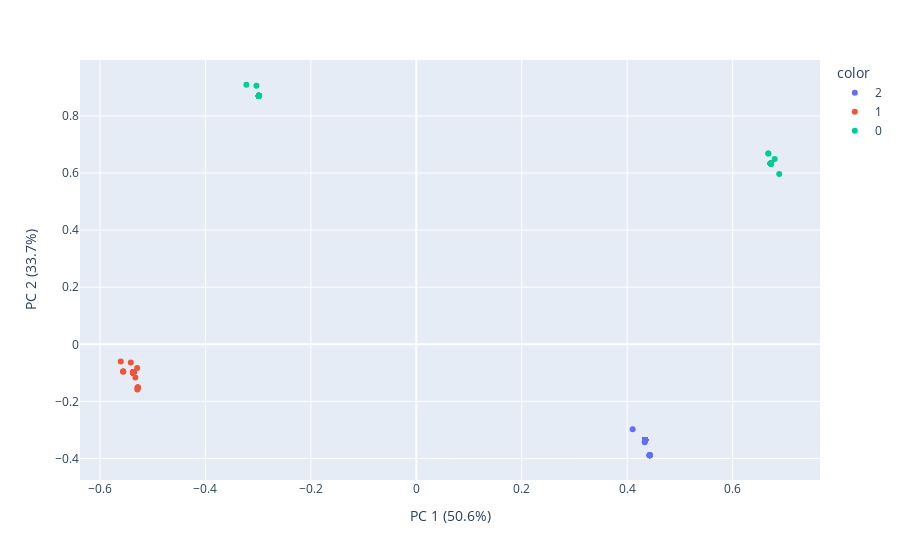

This figure's notebook cell:
### Markdown cell above
On peut maintenant passer à l'ACP pour voir les résultats.

### Code cell
pca_services = PCA(n_components=2)

components_services = pca_services.fit_transform(df_services.drop('cluster', axis=1))

labels = {
    str(i): f"PC {i+1} ({var:.1f}%)"
    for i, var in enumerate(pca_services.explained_variance_ratio_ * 100)
}

fig = px.scatter(components_services, x=0, y=1, color=df_services.cluster, labels=labels)
fig.show()

### Figure 1 — Plotly figure (JSON) as saved in the notebook; plotly's stock layout.template omitted (floating-point values rounded to 4 significant figures; data arrays with more than 128 entries replaced by an {"elided": "..."} marker saying what was removed)
{"data": [{"hovertemplate": "color=2<br>PC 1 (50.6%)=%{x}<br>PC 2 (33.7%)=%{y}<extra></extra>", "legendgroup": "2", "marker": {"color": "#636efa", "symbol": "circle"}, "mode": "markers", "name": "2", "orientation": "v", "showlegend": true, "type": "scatter", "x": {"elided": "161 float values"}, "xaxis": "x", "y": {"elided": "161 float values"}, "yaxis": "y"}, {"hovertemplate": "color=1<br>PC 1 (50.6%)=%{x}<br>PC 2 (33.7%)=%{y}<extra></extra>", "legendgroup": "1", "marker": {"color": "#EF553B", "symbol": "circle"}, "mode": "markers", "name": "1", "orientation": "v", "showlegend": true, "type": "scatter", "x": {"elided": "180 float values"}, "xaxis": "x", "y": {"elided": "180 float values"}, "yaxis": "y"}, {"hovertemplate": "color=0<br>PC 1 (50.6%)=%{x}<br>PC 2 (33.7%)=%{y}<extra></extra>", "legendgroup": "0", "marker": {"color": "#00cc96", "symbol": "circle"}, "mode": "markers", "name": "0", "orientation": "v", "showlegend": true, "type": "scatter", "x": [0.6723, 0.6723, -0.2986, 0.6723, 0.6723, -0.2986, 0.6723, -0.2986, -0.2986, 0.6723, -0.2986, -0.2986, 0.6677, -0.2986, 0.6723, 0.6723, 0.6723, 0.6723, 0.6723, 0.6723, 0.6723, -0.2986, -0.2986, 0.6723, -0.2986, -0.2986, -0.2986, 0.6884, 0.6723, 0.6723, 0.6723, 0.6798, -0.2986, 0.6723, 0.6723, 0.6723, 0.6723, 0.6723, -0.2986, 0.6723, 0.6723, 0.6723, -0.2986, 0.6677, -0.2986, 0.6723, 0.6723, -0.3223, -0.2986, -0.2986, -0.2986, 0.6723, 0.6723, 0.6723, 0.6723, 0.6723, 0.6723, 0.6723, 0.6723, 0.6723, -0.2986, 0.6723, 0.6723, 0.6723, -0.2986, -0.2986, -0.2986, -0.2986, 0.6723, 0.6723, 0.6723, -0.3032, 0.6723, -0.2986, 0.6723, 0.6723, -0.2986, 0.6723, -0.2986, -0.2986, 0.6723, -0.2986, 0.6723, -0.2986, 0.6723, -0.2986, 0.6723, 0.6723, -0.2986, 0.6723, -0.2986, -0.2986, 0.6723, -0.2986, -0.2986, -0.2986, -0.2986, 0.6723, -0.2986], "xaxis": "x", "y": [0.6332, 0.6332, 0.8705, 0.6332, 0.6332, 0.8705, 0.6332, 0.8705, 0.8705, 0.6332, 0.8705, 0.8705, 0.6681, 0.8705, 0.6332, 0.6332, 0.6332, 0.6332, 0.6332, 0.6332, 0.6332, 0.8705, 0.8705, 0.6332, 0.8705, 0.8705, 0.8705, 0.5962, 0.6332, 0.6332, 0.6332, 0.6488, 0.8705, 0.6332, 0.6332, 0.6332, 0.6332, 0.6332, 0.8705, 0.6332, 0.6332, 0.6332, 0.8705, 0.6681, 0.8705, 0.6332, 0.6332, 0.909, 0.8705, 0.8705, 0.8705, 0.6332, 0.6332, 0.6332, 0.6332, 0.6332, 0.6332, 0.6332, 0.6332, 0.6332, 0.8705, 0.6332, 0.6332, 0.6332, 0.8705, 0.8705, 0.8705, 0.8705, 0.6332, 0.6332, 0.6332, 0.9055, 0.6332, 0.8705, 0.6332, 0.6332, 0.8705, 0.6332, 0.8705, 0.8705, 0.6332, 0.8705, 0.6332, 0.8705, 0.6332, 0.8705, 0.6332, 0.6332, 0.8705, 0.6332, 0.8705, 0.8705, 0.6332, 0.8705, 0.8705, 0.8705, 0.8705, 0.6332, 0.8705], "yaxis": "y"}], "layout": {"legend": {"title": {"text": "color"}, "tracegroupgap": 0}, "margin": {"t": 60}, "xaxis": {"anchor": "y", "domain": [0, 1], "title": {"text": "PC 1 (50.6%)"}}, "yaxis": {"anchor": "x", "domain": [0, 1], "title": {"text": "PC 2 (33.7%)"}}}}
